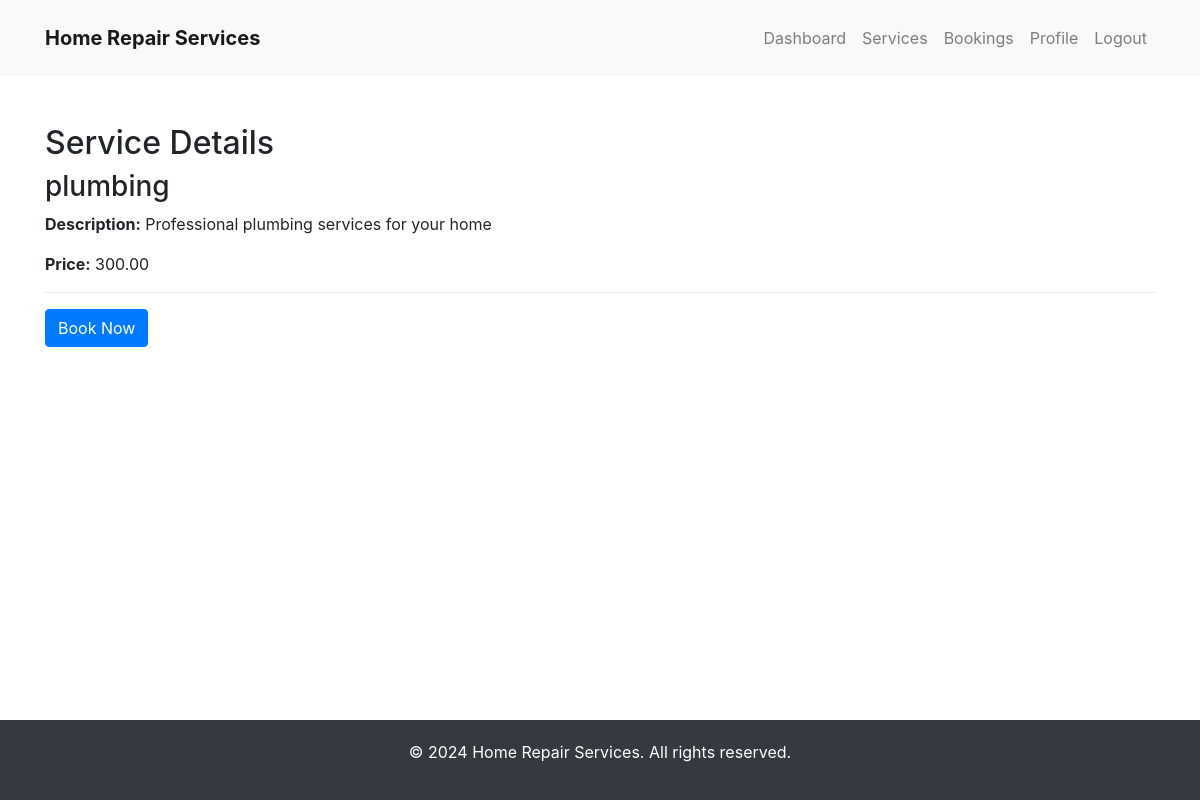
Page /service_details.php?service_id=5 (signed in) on the committed database.
### tables this page shows
CREATE TABLE `services` (
  `service_id` int(11) NOT NULL,
  `provider_id` int(11) NOT NULL,
  `category_id` int(11) NOT NULL,
  `service_name` varchar(100) DEFAULT NULL,
  `description` text DEFAULT NULL,
  `price` decimal(10,2) DEFAULT NULL,
  `user_id` int(11) DEFAULT NULL,
  `service_description` text DEFAULT NULL,
  `service_price` decimal(10,2) NOT NULL,
  `service_image` varchar(255) DEFAULT NULL
);

### service_details.php (the view, shortened to what this page needs)
<?php
require_once "config.php";
if (isset($_GET['service_id'])) {
    $sql = "SELECT * FROM services WHERE service_id = ?";
    if ($stmt = $conn->prepare($sql)) {
        $stmt->bind_param("i", $_GET['service_id']);
        if ($stmt->execute()) {
            $result = $stmt->get_result();
            if ($result->num_rows == 1) {
                $service = $result->fetch_assoc();
            } else {
                echo "Service not found.";
                exit;
            }
        } else {
            echo "Error fetching service details.";
            exit;
        }
    } else {
        echo "Error preparing statement.";
        exit;
    }
} else {
    echo "Service ID not provided.";
    exit;
}
?>
<!DOCTYPE html>
<html lang="en">
<head>
    <link rel="stylesheet" href="https://maxcdn.bootstrapcdn.com/bootstrap/4.5.2/css/bootstrap.min.css">
    <link rel="stylesheet" href="dashboard.css">
</head>
<body>
    <header>
        <nav class="navbar navbar-expand-lg navbar-light bg-light">
            <div class="container">
                <a class="navbar-brand" href="#">Home Repair Services</a>
                <div class="collapse navbar-collapse" id="navbarSupportedContent">
                    <ul class="navbar-nav ml-auto">
                        <li class="nav-item">
                            <a class="nav-link" href="dashboard.php">Dashboard</a>
                        </li>
                        <li class="nav-item">
                            <a class="nav-link" href="services.php">Services</a>
                        </li>
                        <li class="nav-item">
                            <a class="nav-link" href="bookings.php">Bookings</a>
                        </li>
                        <li class="nav-item">
                            <a class="nav-link" href="profile.php">Profile</a>
                        </li>
                        <li class="nav-item">
                            <a class="nav-link" href="logout.php">Logout</a>
                        </li>
                    </ul>
                </div>
            </div>
        </nav>
    </header>
    <section class="container mt-5">
        <h2>Service Details</h2>
        <div>
            <h3><?php echo htmlspecialchars($service['service_name']); ?></h3>
            <p><strong>Description:</strong> <?php echo htmlspecialchars($service['service_description']); ?></p>
            <p><strong>Price:</strong> <?php echo htmlspecialchars($service['service_price']); ?></p>
        </div>
        <hr>
        <button type="button" class="btn btn-primary" data-toggle="modal" data-target="#bookServiceModal">Book Now</button>
    </section>
 <footer>
        <div class="footer">
            <div class="container">
                <p>&copy; 2024 Home Repair Services. All rights reserved.</p>
            </div>
        </div>
    </footer>
</body>
</html>

### dashboard.css (style rules this page uses)
header { background-color: #f8f9fa; padding: 10px 0; }
.navbar-brand { font-weight: bold; }
.navbar-nav .nav-link { color: #007bff; }
section { margin-top: 20px; }
.footer { background-color: #343a40; color: #ffffff; padding: 20px 0; position: fixed; bottom: 0; width: 100%; text-align: center; }

### rows in the picture
services: service_name "plumbing", service_description "Professional plumbing services for your home", service_price "300.00"
